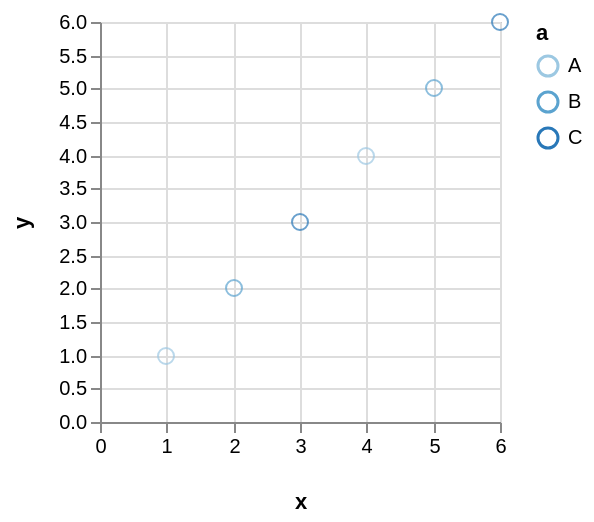

Write the Vega-Lite specification saved for this chart.
### Vega specification from a JSON file in a GitHub repository (floating-point values rounded to 4 significant figures)
{"$schema": "https://vega.github.io/schema/vega/v3.0.json", "autosize": "pad", "padding": 5, "encode": {"update": {"stroke": {"value": "#ccc"}, "fill": {"value": "transparent"}}}, "data": [{"name": "source_0", "values": [{"a": "B", "x": 2, "y": 2}, {"a": "A", "x": 1, "y": 1}, {"a": "A", "x": 4, "y": 4}, {"a": "B", "x": 5, "y": 5}, {"a": "C", "x": 3, "y": 3}, {"a": "C", "x": 6, "y": 6}]}, {"name": "data_0", "source": "source_0", "transform": [{"type": "formula", "expr": "toNumber(datum[\"x\"])", "as": "x"}, {"type": "formula", "expr": "toNumber(datum[\"y\"])", "as": "y"}, {"type": "filter", "expr": "datum[\"x\"] !== null && !isNaN(datum[\"x\"]) && datum[\"y\"] !== null && !isNaN(datum[\"y\"])"}]}], "signals": [{"name": "width", "update": "200"}, {"name": "height", "update": "200"}], "marks": [{"name": "marks", "type": "symbol", "role": "point", "from": {"data": "data_0"}, "encode": {"update": {"x": {"scale": "x", "field": "x"}, "y": {"scale": "y", "field": "y"}, "stroke": {"scale": "color", "field": "a"}, "fill": {"value": "transparent"}, "opacity": {"value": 0.7}}}}], "scales": [{"name": "x", "type": "linear", "domain": {"data": "data_0", "field": "x"}, "range": [0, {"signal": "width"}], "round": true, "nice": true, "zero": true}, {"name": "y", "type": "linear", "domain": {"data": "data_0", "field": "y"}, "range": [{"signal": "height"}, 0], "round": true, "nice": true, "zero": true}, {"name": "color", "type": "ordinal", "domain": {"data": "data_0", "field": "a", "sort": true}, "range": "ordinal"}], "axes": [{"scale": "x", "labelOverlap": true, "maxExtent": 30, "minExtent": 30, "orient": "bottom", "tickCount": 5, "title": "x", "zindex": 1}, {"scale": "x", "domain": false, "grid": true, "labels": false, "orient": "bottom", "tickCount": 5, "ticks": false, "zindex": 0, "gridScale": "y"}, {"scale": "y", "maxExtent": 30, "minExtent": 30, "orient": "left", "title": "y", "zindex": 1}, {"scale": "y", "domain": false, "grid": true, "labels": false, "orient": "left", "ticks": false, "zindex": 0, "gridScale": "x"}], "legends": [{"stroke": "color", "title": "a"}], "config": {"axis": {"quantitativeExtent": 30}}}
